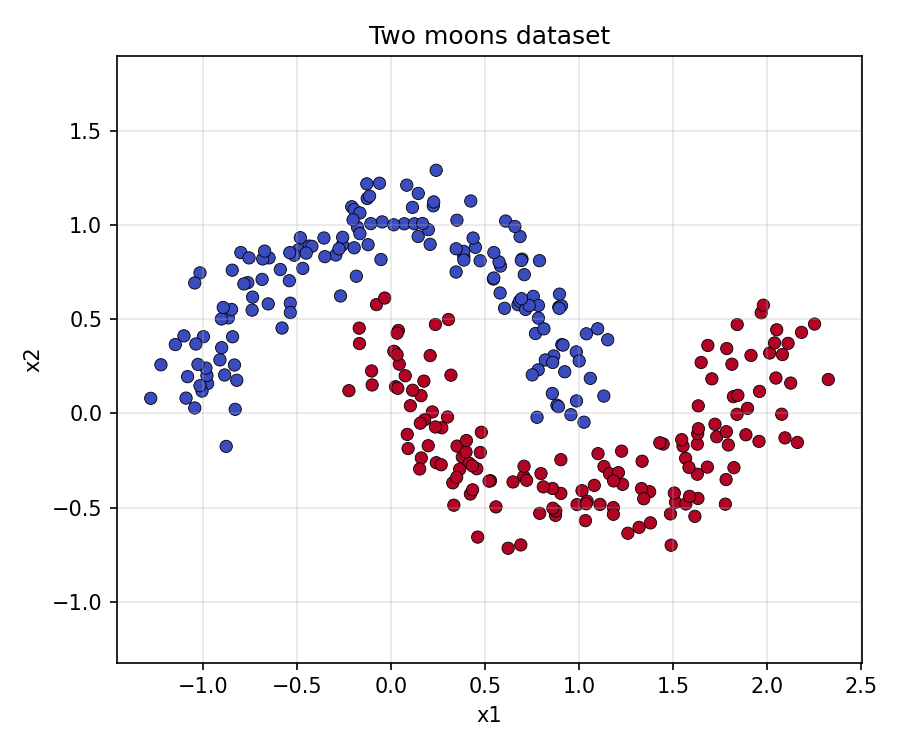

This figure's Python source:
import matplotlib.pyplot as plt
import numpy as np
from matplotlib.collections import LineCollection
from sklearn.cluster import KMeans
from sklearn.datasets import make_blobs, make_moons


def make_two_moons_gaussian_graph():
    x, y = make_moons(n_samples=300, noise=0.12, random_state=42)
    sigma = 0.25
    weight_threshold = 0.25
    squared_distances = np.sum((x[:, None, :] - x[None, :, :]) ** 2, axis=2)
    weights = np.exp(-squared_distances / (2 * sigma**2))
    adjacency_matrix = np.where(weights >= weight_threshold, weights, 0)
    np.fill_diagonal(adjacency_matrix, 0)

    return x, y, adjacency_matrix, sigma, weight_threshold


def spectral_partition(adjacency_matrix, n_clusters):
    """Particionisanje grafa pomocu normalized spectral clustering metode.

    Za koncentricne kruznice obicni/nenormalizovani Laplasijan cesto preferira
    lokalne guste komade/lukove. Normalizovani Laplasijan + row-normalization
    je stabilniji za ovakav dataset.
    """
    degrees = adjacency_matrix.sum(axis=1)
    safe_degrees = np.where(degrees > 1e-12, degrees, 1.0)
    inv_sqrt_degrees = 1.0 / np.sqrt(safe_degrees)

    normalized_adjacency = (
        inv_sqrt_degrees[:, None] * adjacency_matrix * inv_sqrt_degrees[None, :]
    )
    normalized_laplacian = np.eye(adjacency_matrix.shape[0]) - normalized_adjacency
    eigenvalues, eigenvectors = np.linalg.eigh(normalized_laplacian)

    # Ng-Jordan-Weiss: uzmi k najmanjih eigenvektora normalizovanog Laplasijana,
    # zatim normalizuj redove i pusti KMeans.
    embedding = eigenvectors[:, :n_clusters]
    row_norms = np.linalg.norm(embedding, axis=1, keepdims=True)
    embedding = embedding / np.maximum(row_norms, 1e-12)
    partition = KMeans(n_clusters=n_clusters, n_init=30, random_state=42).fit_predict(embedding)

    return partition, eigenvalues, eigenvectors


def save_adjacency_grid(
    adjacency_matrix,
    partition_labels=None,
    output_path="two_moons_adjacency_matrix.png",
    title_suffix="spektralnom particionisanju",
):
    """Nacrtaj matricu adjencije kao crno-bijeli grid piksela.

    Vrijednosti se normalizuju u [0, 1]. Bijelo znaci 0 / nema veze,
    crno znaci jaka veza. Ako su date particije, nacrta se i sortirana verzija
    po particijama koje su dobijene iz eigenvektora, ne po pravim labelama.
    """
    matrix = adjacency_matrix.copy().astype(float)
    max_value = matrix.max()
    if max_value > 0:
        matrix = matrix / max_value

    if partition_labels is not None:
        order = np.lexsort((np.arange(len(partition_labels)), partition_labels))
        sorted_matrix = matrix[order][:, order]

        fig, axes = plt.subplots(1, 2, figsize=(11, 5))
        axes[0].imshow(matrix, cmap="gray_r", vmin=0, vmax=1, interpolation="nearest")
        axes[0].set_title("Matrica adjencije\n(originalni redoslijed)")
        axes[1].imshow(sorted_matrix, cmap="gray_r", vmin=0, vmax=1, interpolation="nearest")
        axes[1].set_title(f"Matrica adjencije\n(sortirano po {title_suffix})")

        for ax in axes:
            ax.set_xlabel("cvor j")
            ax.set_ylabel("cvor i")
    else:
        fig, ax = plt.subplots(figsize=(6, 6))
        ax.imshow(matrix, cmap="gray_r", vmin=0, vmax=1, interpolation="nearest")
        ax.set_title("Matrica adjencije")
        ax.set_xlabel("cvor j")
        ax.set_ylabel("cvor i")

    plt.tight_layout()
    plt.savefig(output_path, dpi=180)
    plt.close()
    print(f"Matrica adjencije je sacuvana kao grid: {output_path}")


def make_three_concentric_circles_gaussian_graph():
    rng = np.random.default_rng(42)
    samples_per_circle = 200
    radii = [0.55, 1.05, 1.55]

    points = []
    labels = []
    for label, radius in enumerate(radii):
        angles = rng.uniform(0, 2 * np.pi, samples_per_circle)
        noisy_radii = radius + rng.normal(0, 0.045, samples_per_circle)
        circle = np.column_stack(
            [noisy_radii * np.cos(angles), noisy_radii * np.sin(angles)]
        )
        points.append(circle)
        labels.extend([label] * samples_per_circle)

    x = np.vstack(points)
    y = np.array(labels)

    # Parametri su podeseni tako da tacke unutar iste kruznice ostanu povezane,
    # ali da se susjedne kruznice ne povezu previse.
    sigma = 0.15
    weight_threshold = 0.2
    squared_distances = np.sum((x[:, None, :] - x[None, :, :]) ** 2, axis=2)
    weights = np.exp(-squared_distances / (2 * sigma**2))
    adjacency_matrix = np.where(weights >= weight_threshold, weights, 0)
    np.fill_diagonal(adjacency_matrix, 0)

    return x, y, adjacency_matrix, sigma, weight_threshold


def make_variable_density_gaussian_graph():
    x, y = make_blobs(
        n_samples=[180, 120],
        centers=[[-1.2, 0], [1.4, 0]],
        cluster_std=[0.18, 0.65],
        random_state=42,
    )
    sigma = 0.45
    weight_threshold = 0.15
    squared_distances = np.sum((x[:, None, :] - x[None, :, :]) ** 2, axis=2)
    weights = np.exp(-squared_distances / (2 * sigma**2))
    adjacency_matrix = np.where(weights >= weight_threshold, weights, 0)
    np.fill_diagonal(adjacency_matrix, 0)

    return x, y, adjacency_matrix, sigma, weight_threshold


def main():
    x, y, adjacency_matrix, sigma, weight_threshold = make_two_moons_gaussian_graph()

    spectral_labels, eigenvalues, _ = spectral_partition(adjacency_matrix, n_clusters=2)
    print("Two moons - prve svojstvene vrijednosti:", np.round(eigenvalues[:6], 6))
    save_adjacency_grid(
        adjacency_matrix,
        spectral_labels,
        output_path="two_moons_adjacency_matrix_spectral.png",
        title_suffix="spektralnom particionisanju",
    )

    plt.figure(figsize=(6, 5))
    plt.scatter(
        x[:, 0],
        x[:, 1],
        c=y,
        cmap="coolwarm",
        s=35,
        edgecolors="black",
        linewidths=0.4,
    )
    plt.title("Two moons dataset")
    plt.xlabel("x1")
    plt.ylabel("x2")
    plt.grid(True, alpha=0.3)
    plt.axis("equal")

    output_path = "two_moons.png"
    plt.tight_layout()
    plt.savefig(output_path, dpi=150)
    print(f"Plot je sacuvan u fajl: {output_path}")

    edge_indices = np.argwhere(np.triu(adjacency_matrix > 0, k=1))
    edge_weights = adjacency_matrix[edge_indices[:, 0], edge_indices[:, 1]]
    edges = x[edge_indices]

    plt.figure(figsize=(7, 6))
    edge_collection = LineCollection(
        edges,
        colors="gray",
        linewidths=0.2 + 1.8 * edge_weights,
        alpha=0.25,
        zorder=1,
    )
    plt.gca().add_collection(edge_collection)
    plt.scatter(
        x[:, 0],
        x[:, 1],
        c=y,
        cmap="coolwarm",
        s=35,
        edgecolors="black",
        linewidths=0.4,
        zorder=2,
    )
    plt.title(
        f"Two moons Gaussian graf, sigma = {sigma}, prag = {weight_threshold}"
    )
    plt.xlabel("x1")
    plt.ylabel("x2")
    plt.grid(True, alpha=0.3)
    plt.axis("equal")

    output_path = "two_moons_gaussian_graph.png"
    plt.tight_layout()
    plt.savefig(output_path, dpi=150)
    print(f"Plot je sacuvan u fajl: {output_path}")
    print(f"Broj grana u Gaussian grafu: {len(edge_indices)}")

    # Jos jedan dataset: tri koncentricne kruznice.
    x, y, adjacency_matrix, sigma, weight_threshold = make_three_concentric_circles_gaussian_graph()

    spectral_labels, eigenvalues, _ = spectral_partition(adjacency_matrix, n_clusters=3)
    print("Tri kruznice - prve svojstvene vrijednosti:", np.round(eigenvalues[:8], 6))
    save_adjacency_grid(
        adjacency_matrix,
        spectral_labels,
        output_path="three_concentric_circles_adjacency_matrix_spectral.png",
        title_suffix="spektralnom particionisanju",
    )

    plt.figure(figsize=(6, 6))
    plt.scatter(
        x[:, 0],
        x[:, 1],
        c=y,
        cmap="viridis",
        s=28,
        edgecolors="black",
        linewidths=0.25,
    )
    plt.title("Tri koncentricne kruznice dataset")
    plt.xlabel("x1")
    plt.ylabel("x2")
    plt.grid(True, alpha=0.3)
    plt.axis("equal")

    output_path = "three_concentric_circles.png"
    plt.tight_layout()
    plt.savefig(output_path, dpi=150)
    print(f"Plot je sacuvan u fajl: {output_path}")

    edge_indices = np.argwhere(np.triu(adjacency_matrix > 0, k=1))
    edge_weights = adjacency_matrix[edge_indices[:, 0], edge_indices[:, 1]]
    edges = x[edge_indices]

    plt.figure(figsize=(7, 7))
    edge_collection = LineCollection(
        edges,
        colors="gray",
        linewidths=0.15 + 1.4 * edge_weights,
        alpha=0.22,
        zorder=1,
    )
    plt.gca().add_collection(edge_collection)
    plt.scatter(
        x[:, 0],
        x[:, 1],
        c=y,
        cmap="viridis",
        s=28,
        edgecolors="black",
        linewidths=0.25,
        zorder=2,
    )
    plt.title(
        f"Tri koncentricne kruznice Gaussian graf, sigma = {sigma}, prag = {weight_threshold}"
    )
    plt.xlabel("x1")
    plt.ylabel("x2")
    plt.grid(True, alpha=0.3)
    plt.axis("equal")

    output_path = "three_concentric_circles_gaussian_graph.png"
    plt.tight_layout()
    plt.savefig(output_path, dpi=150)
    print(f"Plot je sacuvan u fajl: {output_path}")
    print(f"Broj grana u Gaussian grafu za kruznice: {len(edge_indices)}")


if __name__ == "__main__":
    main()
